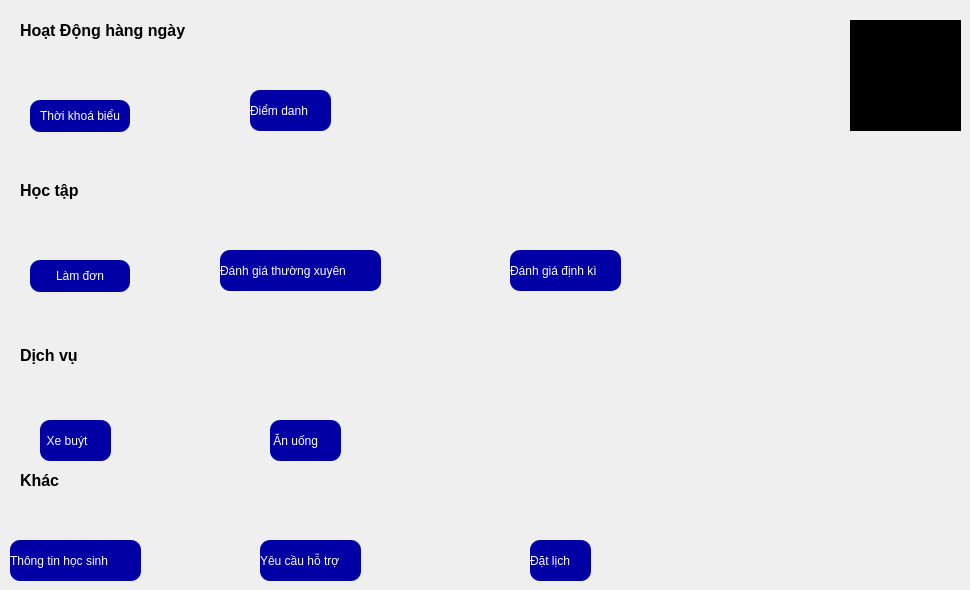
    <widget class="QWidget" name="page_chucnang">
     <widget class="QLabel" name="label">
      <property name="geometry">
       <rect>
        <x>20</x>
        <y>10</y>
        <width>371</width>
        <height>41</height>
       </rect>
      </property>
      <property name="font">
       <font>
        <family>Segoe UI</family>
        <pointsize>12</pointsize>
        <bold>true</bold>
       </font>
      </property>
      <property name="text">
       <string>Hoạt Động hàng ngày</string>
      </property>
     </widget>
     <widget class="QLabel" name="label_2">
      <property name="geometry">
       <rect>
        <x>20</x>
        <y>170</y>
        <width>121</width>
        <height>41</height>
       </rect>
      </property>
      <property name="font">
       <font>
        <pointsize>12</pointsize>
        <bold>true</bold>
       </font>
      </property>
      <property name="text">
       <string>Học tập</string>
      </property>
     </widget>
     <widget class="QLabel" name="label_5">
      <property name="geometry">
       <rect>
        <x>20</x>
        <y>340</y>
        <width>221</width>
        <height>31</height>
       </rect>
      </property>
      <property name="font">
       <font>
        <pointsize>12</pointsize>
        <bold>true</bold>
       </font>
      </property>
      <property name="text">
       <string>Dịch vụ</string>
      </property>
     </widget>
     <widget class="QLabel" name="label_8">
      <property name="geometry">
       <rect>
        <x>20</x>
        <y>470</y>
        <width>271</width>
        <height>20</height>
       </rect>
      </property>
      <property name="font">
       <font>
        <pointsize>12</pointsize>
        <bold>true</bold>
       </font>
      </property>
      <property name="text">
       <string>Khác</string>
      </property>
     </widget>
     <widget class="QLabel" name="label_10">
      <property name="geometry">
       <rect>
        <x>250</x>
        <y>90</y>
        <width>81</width>
        <height>41</height>
       </rect>
      </property>
      <property name="styleSheet">
       <string notr="true">background-color:rgb(0, 0, 165);
border-radius: 10px;
color:rgb(255, 255, 255)</string>
      </property>
      <property name="text">
       <string>Điểm danh</string>
      </property>
     </widget>
     <widget class="QLabel" name="label_11">
      <property name="geometry">
       <rect>
        <x>510</x>
        <y>250</y>
        <width>111</width>
        <height>41</height>
       </rect>
      </property>
      <property name="styleSheet">
       <string notr="true">background-color:rgb(0, 0, 165);
border-radius: 10px;
color:rgb(255, 255, 255)</string>
      </property>
      <property name="text">
       <string>Đánh giá định kì</string>
      </property>
     </widget>
     <widget class="QLabel" name="label_12">
      <property name="geometry">
       <rect>
        <x>220</x>
        <y>250</y>
        <width>161</width>
        <height>41</height>
       </rect>
      </property>
      <property name="styleSheet">
       <string notr="true">background-color:rgb(0, 0, 165);
border-radius: 10px;
color:rgb(255, 255, 255);
 text-align: center</string>
      </property>
      <property name="text">
       <string>Đánh giá thường xuyên</string>
      </property>
     </widget>
     <widget class="QLabel" name="label_14">
      <property name="geometry">
       <rect>
        <x>40</x>
        <y>420</y>
        <width>71</width>
        <height>41</height>
       </rect>
      </property>
      <property name="styleSheet">
       <string notr="true">background-color:rgb(0, 0, 165);
border-radius: 10px;
color:rgb(255, 255, 255)</string>
      </property>
      <property name="text">
       <string>  Xe buýt</string>
      </property>
     </widget>
     <widget class="QLabel" name="label_43">
      <property name="geometry">
       <rect>
        <x>10</x>
        <y>540</y>
        <width>131</width>
        <height>41</height>
       </rect>
      </property>
      <property name="styleSheet">
       <string notr="true">background-color:rgb(0, 0, 165);
border-radius: 10px;
color:rgb(255, 255, 255)</string>
      </property>
      <property name="text">
       <string>Thông tin học sinh</string>
      </property>
     </widget>
     <widget class="QLabel" name="label_44">
      <property name="geometry">
       <rect>
        <x>260</x>
        <y>540</y>
        <width>101</width>
        <height>41</height>
       </rect>
      </property>
      <property name="styleSheet">
       <string notr="true">background-color:rgb(0, 0, 165);
border-radius: 10px;
color:rgb(255, 255, 255)</string>
      </property>
      <property name="text">
       <string>Yêu cầu hỗ trợ </string>
      </property>
     </widget>
     <widget class="QLabel" name="label_45">
      <property name="geometry">
       <rect>
        <x>530</x>
        <y>540</y>
        <width>61</width>
        <height>41</height>
       </rect>
      </property>
      <property name="styleSheet">
       <string notr="true">background-color:rgb(0, 0, 165);
border-radius: 10px;
color:rgb(255, 255, 255);
    text-align: center; /* Center the text */</string>
      </property>
      <property name="text">
       <string>Đặt lịch</string>
      </property>
     </widget>
     <widget class="QLabel" name="label_46">
      <property name="geometry">
       <rect>
        <x>60</x>
        <y>50</y>
        <width>41</width>
        <height>31</height>
       </rect>
      </property>
      <property name="accessibleDescription">
       <string notr="true"/>
      </property>
      <property name="autoFillBackground">
       <bool>false</bool>
      </property>
      <property name="styleSheet">
       <string notr="true"/>
      </property>
      <property name="text">
       <string/>
      </property>
      <property name="pixmap">
       <pixmap>../img/weekend.png</pixmap>
      </property>
      <property name="scaledContents">
       <bool>true</bool>
      </property>
      <property name="wordWrap">
       <bool>false</bool>
      </property>
      <property name="openExternalLinks">
       <bool>false</bool>
      </property>
     </widget>
     <widget class="QLabel" name="label_48">
      <property name="geometry">
       <rect>
        <x>270</x>
        <y>50</y>
        <width>41</width>
        <height>31</height>
       </rect>
      </property>
      <property name="styleSheet">
       <string notr="true"/>
      </property>
      <property name="text">
       <string/>
      </property>
      <property name="pixmap">
       <pixmap>../img/checklist.png</pixmap>
      </property>
      <property name="scaledContents">
       <bool>true</bool>
      </property>
     </widget>
     <widget class="QLabel" name="label_49">
      <property name="geometry">
       <rect>
        <x>50</x>
        <y>210</y>
        <width>41</width>
        <height>31</height>
       </rect>
      </property>
      <property name="styleSheet">
       <string notr="true"/>
      </property>
      <property name="text">
       <string/>
      </property>
      <property name="pixmap">
       <pixmap>../img/weekend.png</pixmap>
      </property>
      <property name="scaledContents">
       <bool>true</bool>
      </property>
     </widget>
     <widget class="QLabel" name="label_69">
      <property name="geometry">
       <rect>
        <x>280</x>
        <y>210</y>
        <width>41</width>
        <height>31</height>
       </rect>
      </property>
      <property name="styleSheet">
       <string notr="true"/>
      </property>
      <property name="text">
       <string/>
      </property>
      <property name="pixmap">
       <pixmap>../img/checklist.png</pixmap>
      </property>
      <property name="scaledContents">
       <bool>true</bool>
      </property>
     </widget>
     <widget class="QLabel" name="label_70">
      <property name="geometry">
       <rect>
        <x>540</x>
        <y>210</y>
        <width>41</width>
        <height>31</height>
       </rect>
      </property>
      <property name="styleSheet">
       <string notr="true"/>
      </property>
      <property name="text">
       <string/>
      </property>
      <property name="pixmap">
       <pixmap>../img/checklist.png</pixmap>
      </property>
      <property name="scaledContents">
       <bool>true</bool>
      </property>
     </widget>
     <widget class="QLabel" name="label_71">
      <property name="geometry">
       <rect>
        <x>60</x>
        <y>380</y>
        <width>31</width>
        <height>31</height>
       </rect>
      </property>
      <property name="text">
       <string/>
      </property>
      <property name="pixmap">
       <pixmap>../img/front-of-bus.png</pixmap>
      </property>
      <property name="scaledContents">
       <bool>true</bool>
      </property>
     </widget>
     <widget class="QLabel" name="label_72">
      <property name="geometry">
       <rect>
        <x>60</x>
        <y>500</y>
        <width>31</width>
        <height>31</height>
       </rect>
      </property>
      <property name="text">
       <string/>
      </property>
      <property name="pixmap">
       <pixmap>../img/account-information.png</pixmap>
      </property>
      <property name="scaledContents">
       <bool>true</bool>
      </property>
     </widget>
     <widget class="QLabel" name="label_73">
      <property name="geometry">
       <rect>
        <x>290</x>
        <y>500</y>
        <width>41</width>
        <height>31</height>
       </rect>
      </property>
      <property name="text">
       <string/>
      </property>
      <property name="pixmap">
       <pixmap>../img/interrogation-mark.png</pixmap>
      </property>
      <property name="scaledContents">
       <bool>true</bool>
      </property>
     </widget>
     <widget class="QLabel" name="label_74">
      <property name="geometry">
       <rect>
        <x>540</x>
        <y>500</y>
        <width>41</width>
        <height>31</height>
       </rect>
      </property>
      <property name="text">
       <string/>
      </property>
      <property name="pixmap">
       <pixmap>../img/weekend.png</pixmap>
      </property>
      <property name="scaledContents">
       <bool>true</bool>
      </property>
     </widget>
     <widget class="QLabel" name="label_64">
      <property name="geometry">
       <rect>
        <x>850</x>
        <y>20</y>
        <width>111</width>
        <height>111</height>
       </rect>
      </property>
      <property name="styleSheet">
       <string notr="true">background-color:rgb(0, 0, 0)</string>
      </property>
      <property name="text">
       <string/>
      </property>
      <property name="pixmap">
       <pixmap>../img/tải xuống.png</pixmap>
      </property>
      <property name="scaledContents">
       <bool>true</bool>
      </property>
      <property name="wordWrap">
       <bool>false</bool>
      </property>
      <property name="openExternalLinks">
       <bool>false</bool>
      </property>
     </widget>
     <widget class="QLabel" name="label_15">
      <property name="geometry">
       <rect>
        <x>270</x>
        <y>420</y>
        <width>71</width>
        <height>41</height>
       </rect>
      </property>
      <property name="styleSheet">
       <string notr="true">background-color:rgb(0, 0, 165);
border-radius: 10px;
color:rgb(255, 255, 255)</string>
      </property>
      <property name="text">
       <string> Ăn uống</string>
      </property>
     </widget>
     <widget class="QLabel" name="label_85">
      <property name="geometry">
       <rect>
        <x>280</x>
        <y>370</y>
        <width>41</width>
        <height>41</height>
       </rect>
      </property>
      <property name="text">
       <string/>
      </property>
      <property name="pixmap">
       <pixmap>../img/hot-pot.png</pixmap>
      </property>
      <property name="scaledContents">
       <bool>true</bool>
      </property>
     </widget>
     <widget class="QPushButton" name="btn_schedule">
      <property name="geometry">
       <rect>
        <x>30</x>
        <y>100</y>
        <width>100</width>
        <height>32</height>
       </rect>
      </property>
      <property name="styleSheet">
       <string notr="true">background-color:rgb(0, 0, 165);
border-radius: 10px;
color:rgb(255, 255, 255)</string>
      </property>
      <property name="text">
       <string>Thời khoá biểu</string>
      </property>
     </widget>
     <widget class="QPushButton" name="btn_application">
      <property name="geometry">
       <rect>
        <x>30</x>
        <y>260</y>
        <width>100</width>
        <height>32</height>
       </rect>
      </property>
      <property name="styleSheet">
       <string notr="true">background-color:rgb(0, 0, 165);
border-radius: 10px;
color:rgb(255, 255, 255)</string>
      </property>
      <property name="text">
       <string>Làm đơn</string>
      </property>
     </widget>
    </widget>
